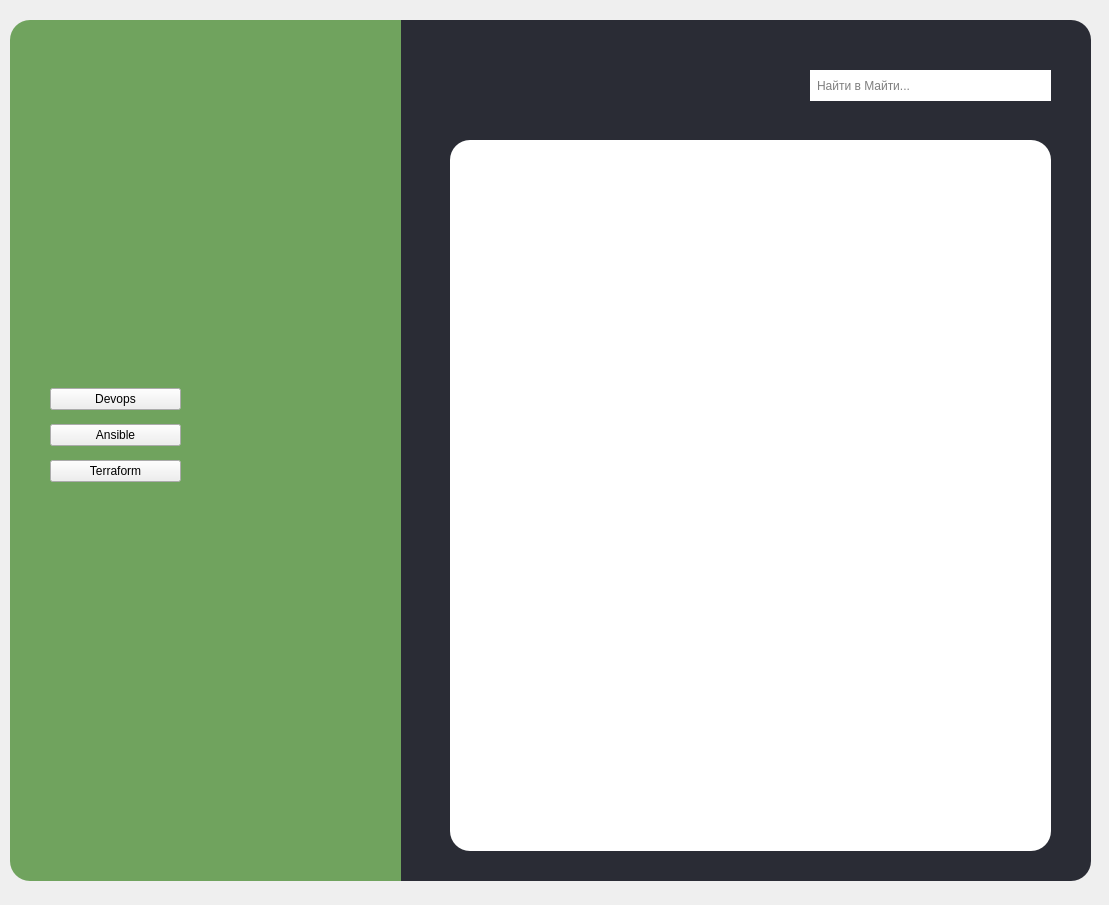
<?xml version="1.0" encoding="UTF-8"?>
<ui version="4.0">
 <class>MainWindow</class>
 <widget class="QMainWindow" name="MainWindow">
  <property name="geometry">
   <rect>
    <x>0</x>
    <y>0</y>
    <width>1109</width>
    <height>905</height>
   </rect>
  </property>
  <property name="windowTitle">
   <string>Майти - Мануал для айтишника</string>
  </property>
  <property name="windowIcon">
   <iconset>
    <normaloff>../../.designer/backup/icons/logo.png</normaloff>../../.designer/backup/icons/logo.png</iconset>
  </property>
  <widget class="QWidget" name="centralwidget">
   <widget class="QFrame" name="text_side">
    <property name="geometry">
     <rect>
      <x>400</x>
      <y>20</y>
      <width>691</width>
      <height>861</height>
     </rect>
    </property>
    <property name="styleSheet">
     <string notr="true">background-color: rgb(42, 44, 53);
border-top-right-radius: 20px;
border-bottom-right-radius: 20px</string>
    </property>
    <property name="frameShape">
     <enum>QFrame::StyledPanel</enum>
    </property>
    <property name="frameShadow">
     <enum>QFrame::Raised</enum>
    </property>
    <widget class="QLineEdit" name="lineEdit">
     <property name="geometry">
      <rect>
       <x>410</x>
       <y>50</y>
       <width>241</width>
       <height>31</height>
      </rect>
     </property>
     <property name="styleSheet">
      <string notr="true">background-color: rgb(255, 255, 255);
padding: 5px
</string>
     </property>
     <property name="text">
      <string/>
     </property>
     <property name="placeholderText">
      <string>Найти в Майти...</string>
     </property>
    </widget>
    <widget class="QFrame" name="frame">
     <property name="geometry">
      <rect>
       <x>50</x>
       <y>120</y>
       <width>601</width>
       <height>711</height>
      </rect>
     </property>
     <property name="styleSheet">
      <string notr="true">background-color: rgb(255, 255, 255);
border-top-left-radius: 20px;
border-bottom-left-radius: 20px</string>
     </property>
     <property name="frameShape">
      <enum>QFrame::StyledPanel</enum>
     </property>
     <property name="frameShadow">
      <enum>QFrame::Raised</enum>
     </property>
    </widget>
   </widget>
   <widget class="QFrame" name="menu_side">
    <property name="geometry">
     <rect>
      <x>10</x>
      <y>20</y>
      <width>391</width>
      <height>861</height>
     </rect>
    </property>
    <property name="styleSheet">
     <string notr="true">background-color: rgb(112, 163, 94);
border-top-left-radius: 20px;
border-bottom-left-radius: 20px</string>
    </property>
    <property name="frameShape">
     <enum>QFrame::StyledPanel</enum>
    </property>
    <property name="frameShadow">
     <enum>QFrame::Raised</enum>
    </property>
    <widget class="QFrame" name="frame_2">
     <property name="geometry">
      <rect>
       <x>70</x>
       <y>20</y>
       <width>251</width>
       <height>211</height>
      </rect>
     </property>
     <property name="styleSheet">
      <string notr="true">image: url(:/newPrefix/front_logo .png);</string>
     </property>
     <property name="frameShape">
      <enum>QFrame::StyledPanel</enum>
     </property>
     <property name="frameShadow">
      <enum>QFrame::Raised</enum>
     </property>
    </widget>
   </widget>
   <widget class="QWidget" name="layoutWidget">
    <property name="geometry">
     <rect>
      <x>50</x>
      <y>380</y>
      <width>131</width>
      <height>111</height>
     </rect>
    </property>
    <layout class="QVBoxLayout" name="verticalLayout">
     <item>
      <widget class="QPushButton" name="pushButton">
       <property name="text">
        <string>Devops</string>
       </property>
      </widget>
     </item>
     <item>
      <widget class="QPushButton" name="pushButton_2">
       <property name="text">
        <string>Ansible</string>
       </property>
      </widget>
     </item>
     <item>
      <widget class="QPushButton" name="pushButton_3">
       <property name="text">
        <string>Terraform</string>
       </property>
      </widget>
     </item>
    </layout>
   </widget>
  </widget>
 </widget>
 <resources>
  <include location="icons/requeries.qrc"/>
 </resources>
 <connections/>
</ui>
